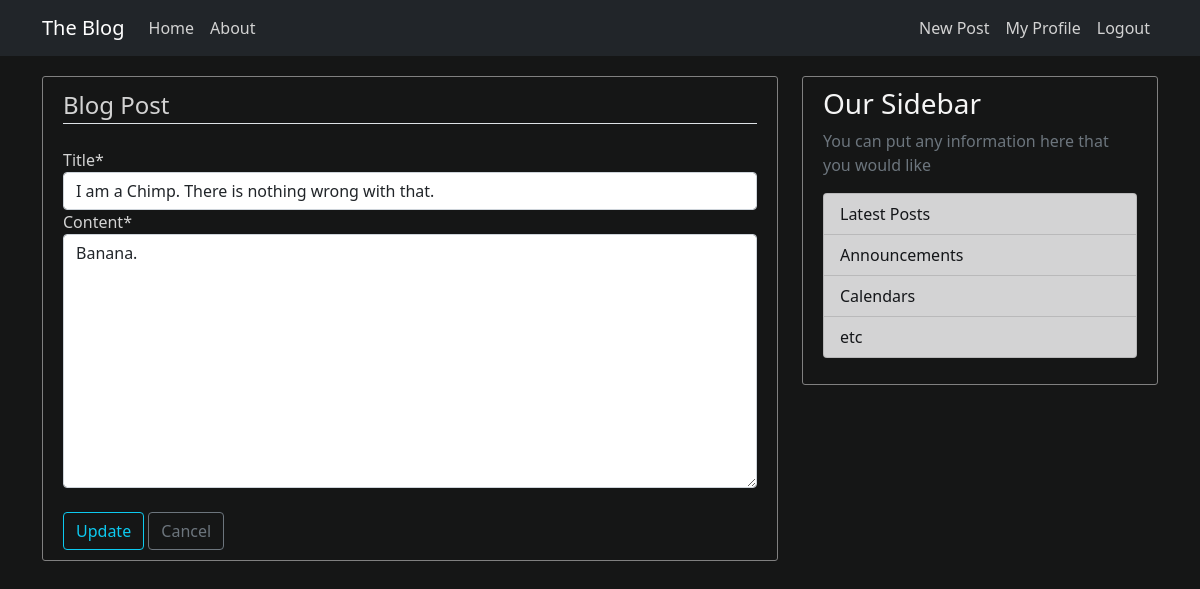
The app's page /post/5/update/ (signed in) with its own data.
### blog/models.py (models this page shows, shortened)
class Post(models.Model):
    title = models.CharField(max_length=100)
    content = models.TextField()
    date_posted = models.DateTimeField(default=timezone.now)
    author = models.ForeignKey(User, on_delete=models.CASCADE)  # on_delete here deletes all posts of user too
    class Meta:
        ordering = ['-date_posted']

### blog/views.py (the view, shortened to what this page needs)
# urls.py: path('post/<pk>/update/', PostUpdateView.as_view(), name="post-update"),
class PostUpdateView(LoginRequiredMixin, UserPassesTestMixin, UpdateView):
    model = Post
    fields = ['title', 'content']
    template_name_suffix = '_update_form'
    def test_func(self):
        post = self.get_object()
        if self.request.user == post.author:
            return True
        else:
            return False

### blog/templates/blog/post_update_form.html (shortened to what this page needs)
{%  extends 'blog/base.html' %}
{% load crispy_forms_tags %}
{%  block content %}
    <div class="content-section">
        <form method="POST">
            <fieldset class="form-group">
                <legend class="border-bottom mb-4">Blog Post</legend>
                {{ form|crispy }}
            </fieldset>
            <br>
            <div class="form-group">
                <button class="btn btn-outline-info" type="submit">Update</button>
                <a class="btn btn-outline-secondary" href="{% url 'post-detail' object.id %}">Cancel</a>
            </div>
        </form>
    </div>
{% endblock content %}

### blog/static/blog/main.css (style rules this page uses)
body { background: #151616; color: lightgrey; }
.content-section { background: #151616; padding: 10px 20px; border: 1px solid grey; border-radius: 3px; margin-bottom: 20px; }

### records on screen
Post: title "I am a Chimp. There is nothing wrong with that.", content "Banana."
